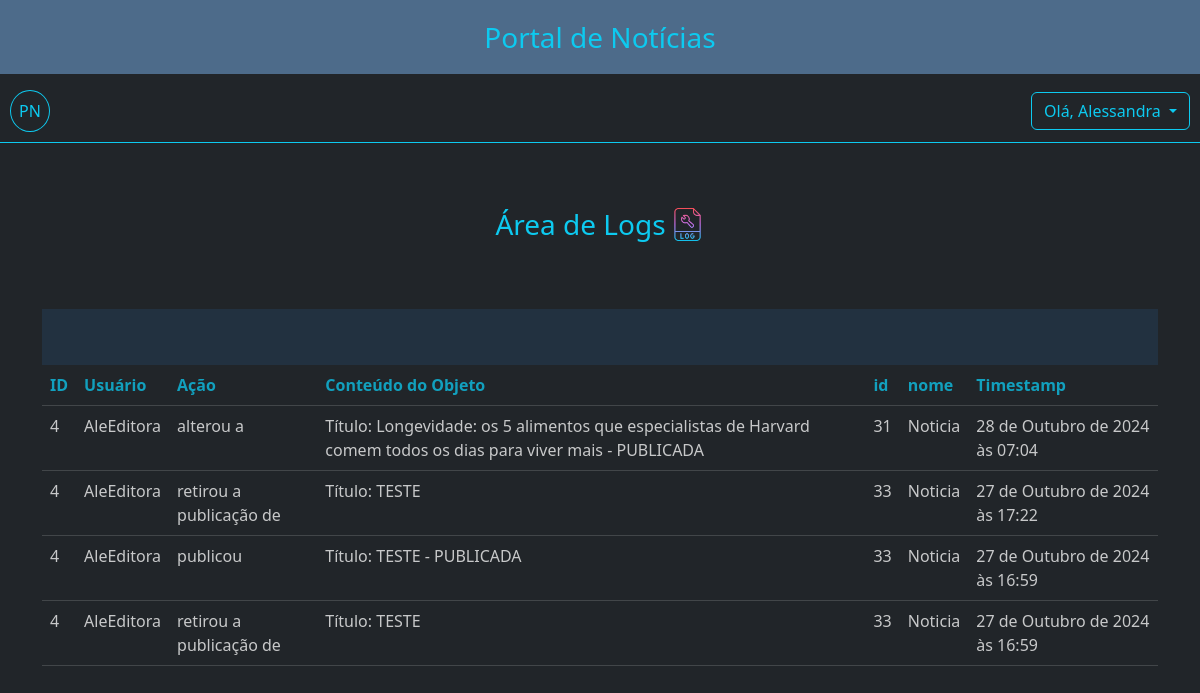
The app's page /adm/logs/ (signed in), older data.
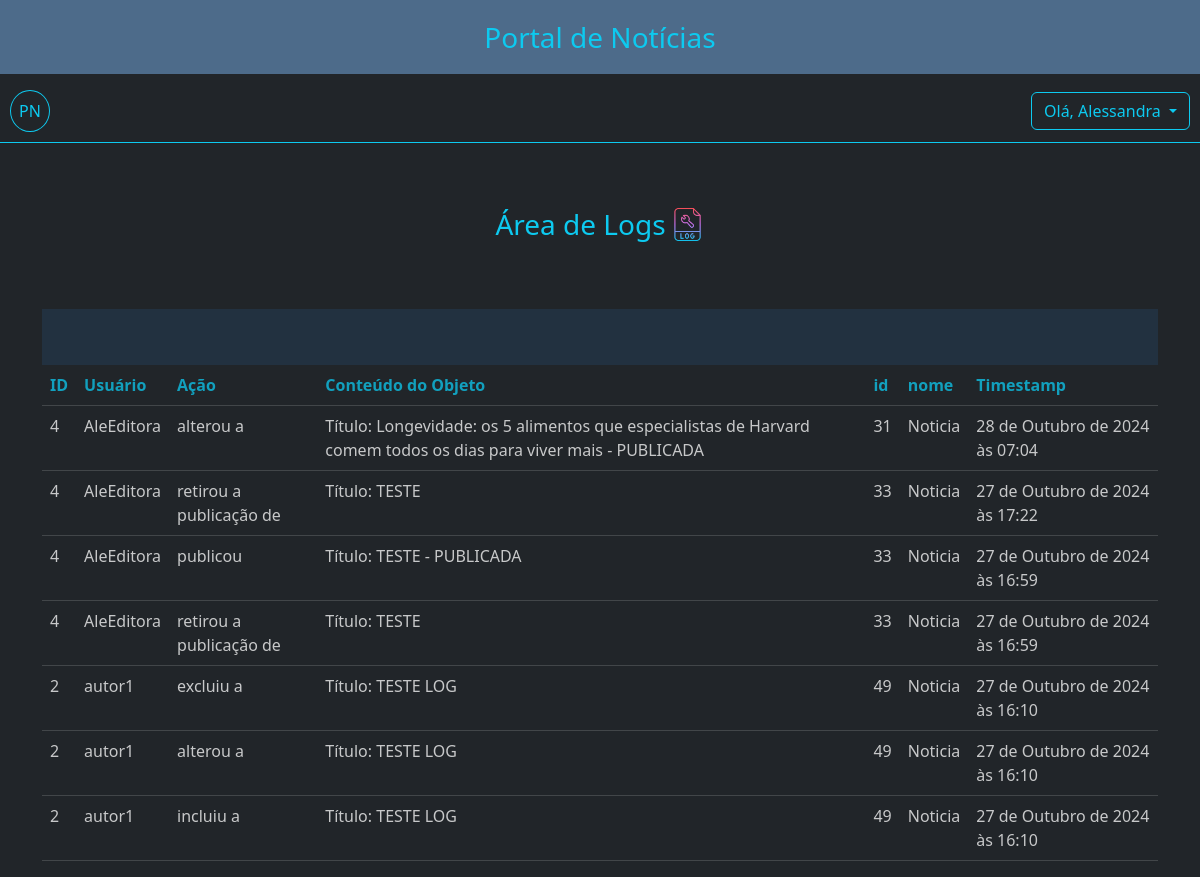
The same page, newer data.
### app_noticias/models.py (models this page shows)
class UserAction(models.Model):
    user = models.ForeignKey(User, on_delete=models.RESTRICT, editable=False, help_text='Usuário que realizou a ação')
    action = models.CharField(max_length=255, editable=False, help_text='Ação realizada no objeto.')
    object_id = models.IntegerField('Identificador', editable=False, help_text='ID do objeto manipulado')
    object_name = models.CharField('Modelo', max_length=20, editable=False, help_text='Nome do Modelo do objeto manipulado')
    object_text = models.CharField('Texto', max_length=100, editable=False, help_text='Texto (__str__) do objeto manipulado')
    timestamp = models.DateTimeField(auto_now_add=True, editable=False, help_text='Data da ação')
    def __str__(self):
        return f'{self.user.username} {self.action} {self.object_name} de ID={self.object_id} EM:{self.timestamp} - {self.object_text}'

### app_noticias/views.py (the view, shortened to what this page needs)
# urls.py: path('adm/logs/', UserActionView.as_view(), name='logs'),
class UserActionView(PermissionRequiredMixin, ListView):
    model = UserAction
    permission_required = "app_noticias.view_useraction"
    context_object_name = 'actions'
    template_name = 'useractions_table.html'
    def get_queryset(self):
        return UserAction.objects.all().order_by('-timestamp')

### app_noticias/templates/useractions_table.html
{% extends "base.html" %}
{% load static %}
{% load django_bootstrap5 %}
{% block content %}
{% static 'media' as media_url %}
{% static 'icones/log.png' as log_url %}
<div class="container" style="margin-top: 60px;">
    <div class="d-flex justify-content-center">
        <p class="text-info fs-3 text-center">Área de Logs</p>
        <img src="{{log_url}}" width="35" height="35" class="mt-1 ms-1" />
    </div>
    <div class="table-responsive-sm mt-5">
        <div class="d-flex justify-content-start" style="background-color:#223140;">
            <div class="p-2">
                <p>&nbsp;</p>
            </div>
        </div>
        <table class="table table-dark table-hover opacity-75">
            <thead class="text-info justify-content-center">
                <tr>
                    <th scope="col" class="text-info">ID</th>
                    <th scope="col" class="text-info">Usuário</th>
                    <th scope="col" class="text-info">Ação</th>
                    <th scope="col" class="text-info">Conteúdo do Objeto</th>
                    <th scope="col" class="text-info">id</th>
                    <th scope="col" class="text-info">nome</th>
                    <th scope="col" class="text-info">Timestamp</th>
                </tr>
            </thead>
            <tbody>
                {% for action in actions %}
                <tr>
                    <td>{{ action.user.id }}</td>
                    <td>{{ action.user.username }}</td>
                    <td>{{ action.action }}</td>
                    <td>{{ action.object_text }}</td>
                    <td>{{ action.object_id }}</td>
                    <td>{{ action.object_name }}</td>
                    <td>{{ action.timestamp }}</td>
                </tr>
                {% endfor %}
            </tbody>
        </table>
    </div>
</div>
{% endblock %}

### app_noticias/templates/base.html (shortened to what this page needs)
{% load static %}
{% load django_bootstrap5 %}
{% static 'icones/user_edit.png' as editar_url %}
{% static 'icones/senha.png' as senha_url %}
{% static 'icones/news.png' as news_url %}
{% static 'icones/editor.png' as editor_url %}
{% static 'icones/logout.png' as logout_url %}
{% static 'icones/log.png' as log_url %}
{% static 'icones/categoria.png' as categoria_url %}
<!DOCTYPE html>
<html lang="en">
<head>
    {% load django_bootstrap5 %}
    {% bootstrap_css %}
</head>
<body data-bs-theme="dark">
    <div class="sticky-top  bg-body border-bottom border-info">
        <p class="w-100 text-info fs-3 text-center py-3" style="background-color: #4d6b8a;">
            Portal de Notícias
        </p>
        <div class="  hstack d-flex ">
            <a href="{% url 'home' %}">
                <div class="text-ligth p-2 rounded-circle btn btn-outline-info"
                    style="margin-left: 10px; margin-bottom: 10px;">PN</div>
            </a>
            {% if request.user.is_authenticated %}
            <div class="dropdown ms-auto" style="margin-right: 10px; margin-bottom: 10px;">
                <button class="btn btn-outline-info dropdown-toggle  " type="button" data-bs-toggle="dropdown"
                    aria-expanded="false">
                    Olá, {{ user.get_username }}
                </button>
            </div>
            {% else %}
            <a href="{% url 'registrar-usuario' %}" class="px-3 ms-auto text-info text-decoration-none">Sign</a>
            <a href="{% url 'login' %}" class="px-3 text-info text-decoration-none">Login</a>
            {% endif %}
        </div>
    </div>
    <div>
        {% block content %}{% endblock %}
    </div>
</body>
</html>

Row changes from the older to the newer data that the page shows:
added UserAction: user.id "2", user.username "autor1", action "excluiu a", object_text "Título: TESTE LOG", object_id "49", object_name "Noticia", timestamp "27 de Outubro de 2024 às 16:10"
added UserAction: user.id "2", user.username "autor1", action "alterou a", object_text "Título: TESTE LOG", object_id "49", object_name "Noticia", timestamp "27 de Outubro de 2024 às 16:10"
added UserAction: user.id "2", user.username "autor1", action "incluiu a", object_text "Título: TESTE LOG", object_id "49", object_name "Noticia", timestamp "27 de Outubro de 2024 às 16:10"
